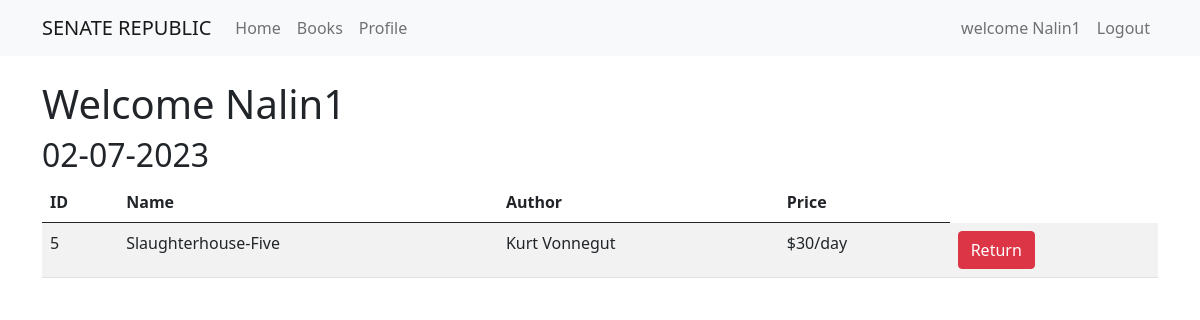
The page /profile (signed in) on the database its author committed.
### library/models.py (models this page shows, shortened)
class User(db.Model, UserMixin):
    id = db.Column(db.Integer(), primary_key=True)
    username = db.Column(db.String(length=60), nullable=False, unique=True)
    email_address = db.Column(db.String(length=50), nullable=False, unique=True)
    password_hash = db.Column(db.String(length=60), nullable=False)
    is_admin = db.Column(db.Boolean, default=False)  # for admin user
    books = db.relationship('Book', secondary=association_table, backref='owners')
    @property
    def password(self):
        return self.password

class Book(db.Model):
    id = db.Column(db.Integer(), primary_key=True)
    name = db.Column(db.String(length=30), nullable=False, unique=True)
    author = db.Column(db.String(length=30), nullable=False, default='Unknown')
    book_count = db.Column(db.Integer(), nullable=False, default=1)
    price = db.Column(db.Integer(), nullable=False)

### library/routes.py (the view, shortened to what this page needs)
@app.route('/profile', methods=['GET', 'POST'])
@login_required
def profile_page():
    current_datetime = datetime.now()
    current_date = current_datetime.date()
    formatted_current_date = current_date.strftime("%d-%m-%Y")
    books = Book.query.all()
    return_form = ReturnBook()
    return render_template('profile.html',
                           books=books,
                           return_form=return_form,
                           current_date=formatted_current_date)

### library/models.py (called while the page is built)
@login_manager.user_loader
def load_user(user_id):
    return User.query.get(int(user_id))

### library/templates/profile.html (shortened to what this page needs)
{% extends 'base.html' %}
    {% block content %}
        <h1>
            Welcome {{ current_user.username }}
        </h1>
        <h2>
            {{ current_date }}
        </h2>
            <table class="table table-striped">
          <thead>
            <tr>
              <th>ID</th>
              <th>Name</th>
              <th>Author</th>
              <th>Price</th>
            </tr>
          </thead>
          <tbody>
          {% for book in books %}
            {% if current_user in book.owners %}
                {% include 'includes/returnbookmodal.html' %}
            <tr>
              <td>{{ book.id }}</td>
              <td>{{ book.name }}</td>
              <td>{{ book.author }}</td>
              <td>${{ book.price }}/day</td>
              <td>
                  <div class="btn-group" role="group">
                      <button type="button" class="btn btn-danger" data-toggle="modal" data-target="#Modal-Returnfor{{ book.id }}">Return</button>
                  </div>
              </td>
            </tr>
          {% endif %}
          {% endfor %}
          </tbody>
        </table>
    {% endblock %}

### library/templates/base.html (shortened to what this page needs)
<!DOCTYPE html>
<html lang="en">
<head>
  <link rel="stylesheet" href="https://cdn.jsdelivr.net/npm/bootstrap@5.0.2/dist/css/bootstrap.min.css">
</head>
<body>
  <nav class="navbar navbar-expand-lg navbar-light bg-light">
    <div class="container">
        <a class="navbar-brand" href="#">
             SENATE REPUBLIC
        </a>
      <div class="collapse navbar-collapse" id="navbarNav">
        <ul class="navbar-nav ml-auto">
          <li class="nav-item">
            <a class="nav-link" href="{{ url_for('home_page') }}">Home</a>
          </li>
          <li class="nav-item">
            <a class="nav-link" href="{{ url_for('book_page') }}">Books</a>
          </li>
            {% if current_user.is_admin %}
                <li class="nav-item" ">
                    <a class="nav-link text-danger" href="{{ url_for('manage') }}"> Manage Books</a>
                </li>
            {% else %}
                <a class="nav-link" href="{{ url_for('profile_page') }}"> Profile</a>
            {% endif %}
        </ul>
      </div>
        {% if current_user.is_authenticated %}
              <div class="collapse navbar-collapse justify-content-end">
                  <ul class="navbar-nav">
                    <li class="nav-item">
                        <a class="nav-link">welcome {{ current_user.username }}</a>
                    </li>
                    <li class="nav-item">
                         <a class="nav-link" href="{{ url_for('logout') }}">Logout</a>
                    </li>
                  </ul>
            </div>
        {% endif %}
    </div>
  </nav>
  <div class="container mt-4">
      {% block content %}
      {% endblock %}
  </div>
</body>
</html>

### rows shown on the page
User: username "Nalin1"
Book: id "5", name "Slaughterhouse-Five", author "Kurt Vonnegut", price "30"

### other values the page prints
{{ current_date }} "02-07-2023"
